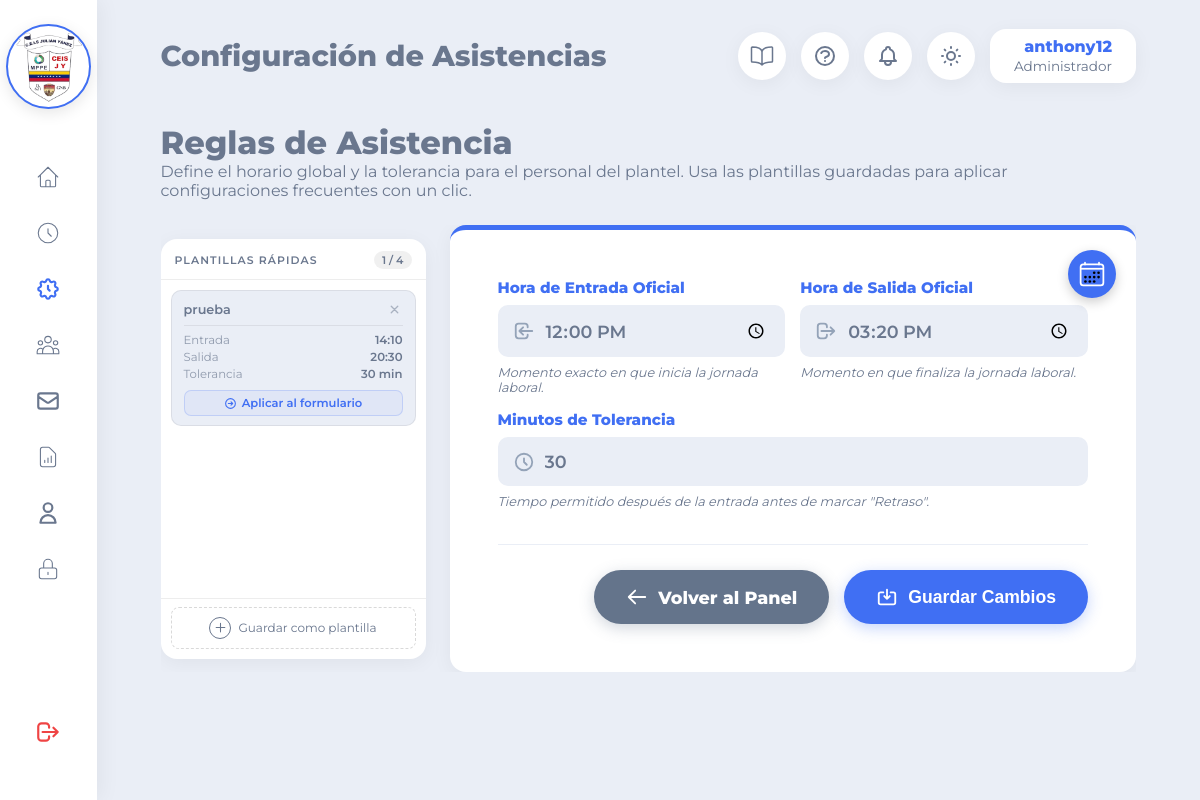
The page /vistas/configuracionAsistencia.php (signed in) on the database as committed earlier.
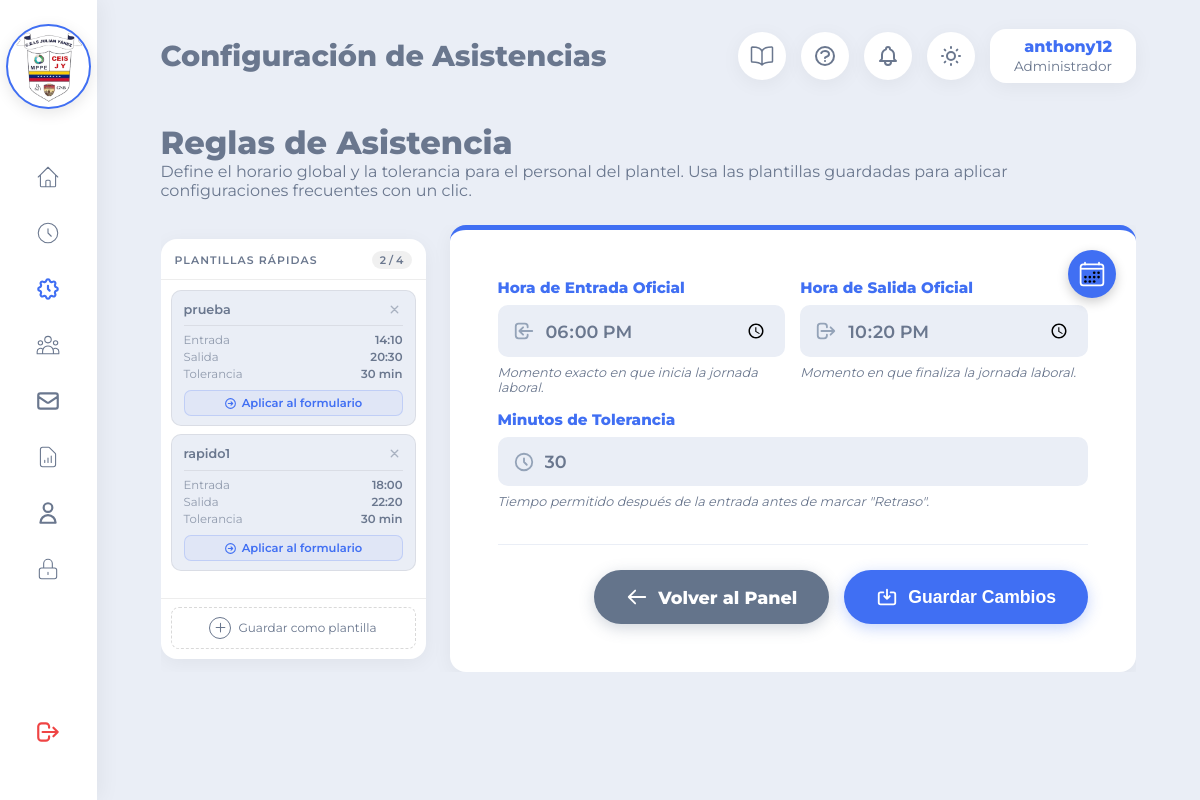
The same page on the database as committed later.
### tables this page shows
CREATE TABLE `configuraciones_preestablecidas` (
  `id_preestablecida` int(11) NOT NULL AUTO_INCREMENT,
  `nombre` varchar(60) NOT NULL,
  `hora_entrada` time NOT NULL,
  `hora_salida` time NOT NULL,
  `minutos_tolerancia` tinyint(4) NOT NULL DEFAULT 0,
  `es_activa` tinyint(1) NOT NULL DEFAULT 0,
  `id_usuario_creador` int(11) NOT NULL,
  `fecha_creacion` datetime NOT NULL DEFAULT current_timestamp(),
  `fecha_actualizacion` datetime NOT NULL DEFAULT current_timestamp() ON UPDATE current_timestamp(),
  PRIMARY KEY (`id_preestablecida`),
  KEY `idx_usuario_creador` (`id_usuario_creador`)
);

CREATE TABLE `configuracion` (
  `id_config` int(11) NOT NULL AUTO_INCREMENT,
  `hora_entrada_general` time NOT NULL DEFAULT '07:00:00',
  `hora_salida_general` time NOT NULL DEFAULT '13:00:00',
  `minutos_tolerancia` int(11) NOT NULL DEFAULT 15,
  PRIMARY KEY (`id_config`)
);

### vistas/ConfiguracionAsistencia.php (the view, shortened to what the changed rows need)
<?php
require_once '../configuracion/conexion.php';
try {
    $stmt = $conexion->prepare("SELECT * FROM configuracion WHERE id_config = 1");
    $stmt->execute();
    $config = $stmt->fetch(PDO::FETCH_ASSOC);
} catch (PDOException $e) {
    $config = [
        'hora_entrada_general' => '07:00',
        'hora_salida_general'  => '13:00',
        'minutos_tolerancia'   => 15,
    ];
}
$preestablecidas       = [];
$total_preestablecidas = 0;
try {
    $stmtPre = $conexion->prepare(
        "SELECT * FROM configuraciones_preestablecidas ORDER BY fecha_creacion ASC LIMIT 4"
    );
    $stmtPre->execute();
    $preestablecidas       = $stmtPre->fetchAll(PDO::FETCH_ASSOC);
    $total_preestablecidas = count($preestablecidas);
} catch (PDOException $e) {
}
?>
<!DOCTYPE html>
<html lang="es" data-theme="light">
<head>
    <link rel="stylesheet" href="../recursos/css/principal.css?v=<?php echo time(); ?>">
    <link rel="stylesheet" href="../recursos/css/guia_dinamica.css?v=<?php echo time(); ?>">
</head>
<body>
    <div class="contenedor-principal">
        <main class="contenido">
            <h1>Reglas de Asistencia</h1>
            <div class="contenido-configuracion">
                <div class="panel-plantillas" id="panelPlantillas">
                    <div class="panel-plantillas-cabecera">
                        <span class="titulo-panel">Plantillas rápidas</span>
                        <span class="contador-plantillas" id="contadorPlantillas">
                            <?php echo $total_preestablecidas; ?> / 4
                        </span>
                    </div>
                    <div class="panel-plantillas-lista" id="listaPlantillas">
                    <?php if (empty($preestablecidas)): ?>
                        <p class="estado-vacio-plantillas">
                            Sin plantillas aún. Configura un horario en el formulario y guárdalo
                            como plantilla para acceder a él con un clic.
                        </p>
                    <?php else: ?>
                        <?php foreach ($preestablecidas as $pre): ?>
                            <div class="tarjeta-preestablecida <?php echo $pre['es_activa'] ? 'es-activa' : ''; ?>"
                                 data-id="<?php echo $pre['id_preestablecida']; ?>"
                                 id="tarjeta-<?php echo $pre['id_preestablecida']; ?>">
                                <div class="cabecera-tarjeta">
                                    <span class="nombre-preestablecida"
                                          title="Doble clic para renombrar"
                                          ondblclick="activarEdicionNombre(this, <?php echo $pre['id_preestablecida']; ?>)">
                                        <?php echo htmlspecialchars($pre['nombre']); ?>
                                    </span>
                                    <button class="btn-eliminar-tarjeta"
                                            title="Eliminar esta plantilla"
                                            onclick="confirmarEliminarTarjeta(
                                                <?php echo $pre['id_preestablecida']; ?>,
                                                '<?php echo htmlspecialchars(addslashes($pre['nombre'])); ?>'
                                            )">
                                        <svg xmlns="http://www.w3.org/2000/svg" width="13" height="13" fill="none" viewBox="0 0 24 24" stroke="currentColor">
                                            <path stroke-linecap="round" stroke-linejoin="round" stroke-width="2.5" d="M6 18L18 6M6 6l12 12"/>
                                        </svg>
                                    </button>
                                </div>
                                <hr class="separador-tarjeta">
                                <table class="tabla-horario">
                                    <tr>
                                        <td class="etiqueta">Entrada</td>
                                        <td class="valor"><?php echo date('H:i', strtotime($pre['hora_entrada'])); ?></td>
                                    </tr>
                                    <tr>
                                        <td class="etiqueta">Salida</td>
                                        <td class="valor"><?php echo date('H:i', strtotime($pre['hora_salida'])); ?></td>
                                    </tr>
                                    <tr>
                                        <td class="etiqueta">Tolerancia</td>
                                        <td class="valor"><?php echo $pre['minutos_tolerancia']; ?> min</td>
                                    </tr>
                                </table>
                                <button class="btn-aplicar-preestablecida"
                                        onclick="confirmarAplicarPlantilla(
                                            <?php echo $pre['id_preestablecida']; ?>,
                                            '<?php echo htmlspecialchars(addslashes($pre['nombre'])); ?>',
                                            '<?php echo date('H:i', strtotime($pre['hora_entrada'])); ?>',
                                            '<?php echo date('H:i', strtotime($pre['hora_salida'])); ?>',
                                            <?php echo $pre['minutos_tolerancia']; ?>
                                        )">
                                    <svg xmlns="http://www.w3.org/2000/svg" width="13" height="13" fill="none" viewBox="0 0 24 24" stroke="currentColor">
                                        <path stroke-linecap="round" stroke-linejoin="round" stroke-width="2" d="M13 9l3 3m0 0l-3 3m3-3H8m13 0a9 9 0 11-18 0 9 9 0 0118 0z"/>
                                    </svg>
                                    Aplicar al formulario
                                </button>
                            </div>
                        <?php endforeach; ?>
                    <?php endif; ?>
                    </div>
                </div>
                <div class="tarjeta-formulario-config" style="position: relative;">
                    <form id="formConfiguracion"
                          action="../controladores/ControladorConfiguracion.php"
                          method="POST">
                        <div class="grid-formulario">
                            <div class="grupo-input">
                                <div class="input-con-icono">
                                    <svg xmlns="http://www.w3.org/2000/svg" fill="none" viewBox="0 0 24 24" stroke="currentColor">
                                        <path stroke-linecap="round" stroke-linejoin="round" stroke-width="2" d="M11 16l-4-4m0 0l4-4m-4 4h14m-5 4v1a3 3 0 01-3 3H6a3 3 0 01-3-3V7a3 3 0 013-3h7a3 3 0 013 3v1"/>
                                    </svg>
                                    <input type="time"
                                           id="hora_entrada"
                                           name="hora_entrada"
                                           value="<?php echo date('H:i', strtotime($config['hora_entrada_general'])); ?>"
                                           required>
                                </div>
                            </div>
                            <div class="grupo-input">
                                <div class="input-con-icono">
                                    <svg xmlns="http://www.w3.org/2000/svg" fill="none" viewBox="0 0 24 24" stroke="currentColor">
                                        <path stroke-linecap="round" stroke-linejoin="round" stroke-width="2" d="M17 16l4-4m0 0l-4-4m4 4H7m6 4v1a3 3 0 01-3 3H6a3 3 0 01-3-3V7a3 3 0 013-3h4a3 3 0 013 3v1"/>
                                    </svg>
                                    <input type="time"
                                           id="hora_salida"
                                           name="hora_salida"
                                           value="<?php echo date('H:i', strtotime($config['hora_salida_general'])); ?>"
                                           required>
                                </div>
                            </div>
                            <div class="grupo-input campo-completo">
                                <div class="input-con-icono">
                                    <svg xmlns="http://www.w3.org/2000/svg" fill="none" viewBox="0 0 24 24" stroke="currentColor">
                                        <path stroke-linecap="round" stroke-linejoin="round" stroke-width="2" d="M12 8v4l3 3m6-3a9 9 0 11-18 0 9 9 0 0118 0z"/>
                                    </svg>
                                    <input type="number"
                                           id="minutos_tolerancia"
                                           name="minutos_tolerancia"
                                           value="<?php echo $config['minutos_tolerancia']; ?>"
                                           min="0"
                                           max="120"
                                           required>
                                </div>
                            </div>
                        </div>
                    </form>
                </div>
            </div>
        </main>
    </div>
</body>
</html>

Rows that differ between the two databases and show on the page:
added configuraciones_preestablecidas: nombre "rapido1", hora_entrada "18:00", hora_salida "22:20", minutos_tolerancia "30"
changed configuracion: hora_entrada "12:00" → "18:00"; hora_salida "15:20" → "22:20"
Other text that changed with them:
$total_preestablecidas: "1" → "2"
